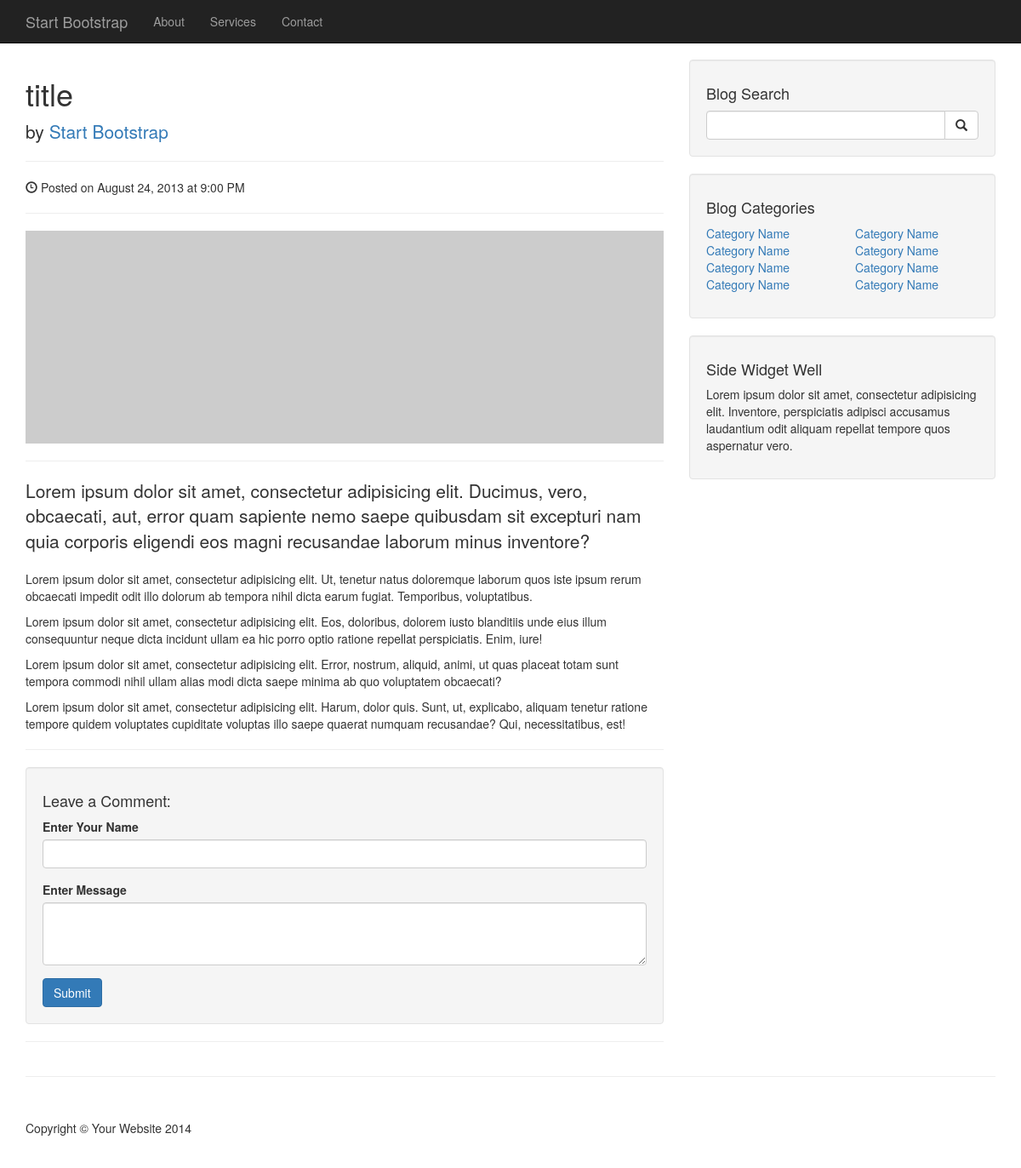
/photo.php?id=8, run on an earlier commit of the app's database.
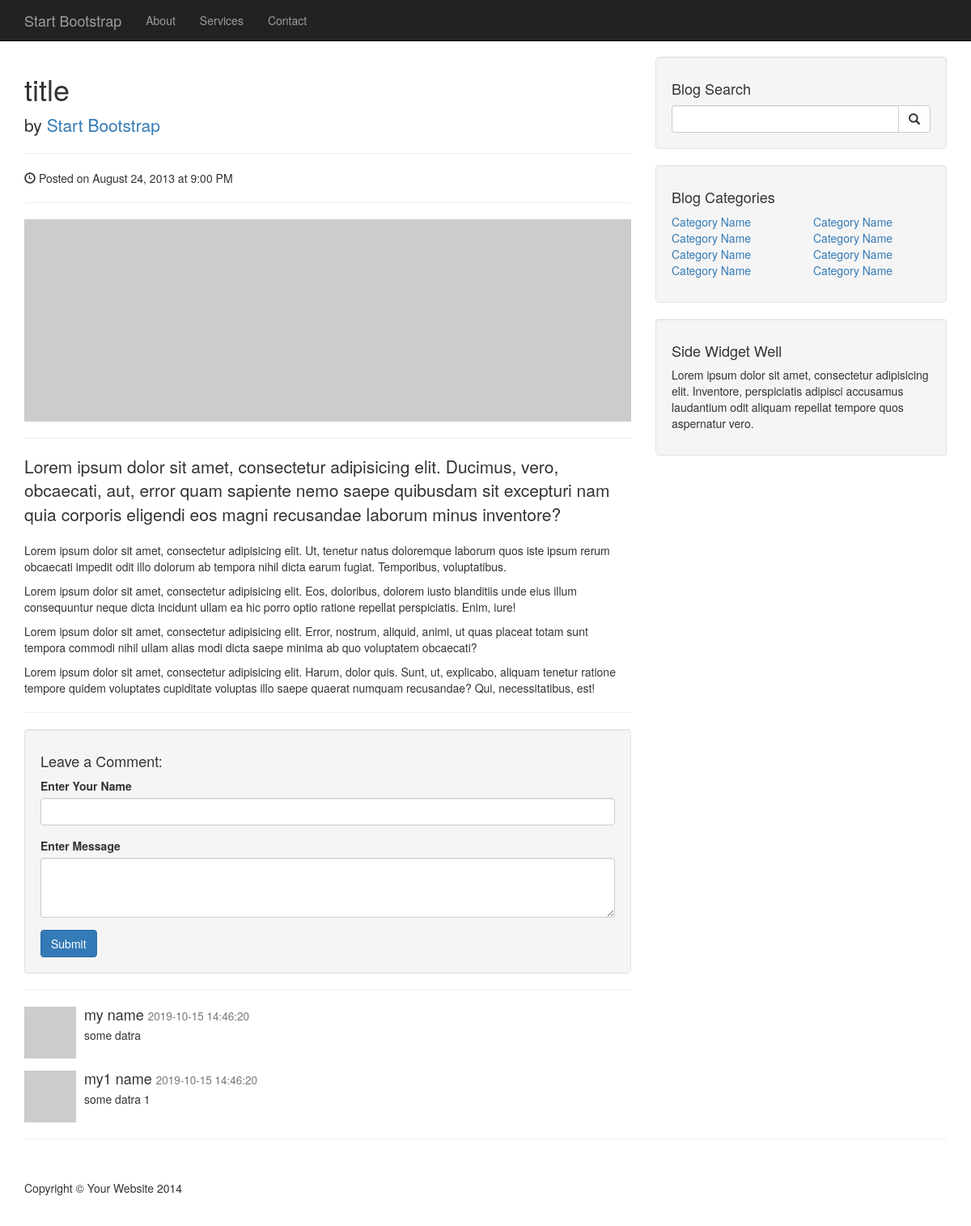
And on a later commit of the database.
### tables this page shows
CREATE TABLE IF NOT EXISTS `comments` (
  `id` int(11) NOT NULL AUTO_INCREMENT,
  `photo_id` int(11) NOT NULL,
  `author` varchar(255) NOT NULL,
  `body` longtext NOT NULL,
  `datetime` datetime NOT NULL DEFAULT CURRENT_TIMESTAMP,
  PRIMARY KEY (`id`),
  KEY `photo_id` (`photo_id`)
);

### admin/includes/database.php (called while the page is built, shortened)
<?php
class Database{
	public $connection;
	public function open_db_connection(){
		$this->connection = new mysqli(DB_HOST,DB_USER,DB_PASS,DB_NAME);
	}
	public function query($sql){
		$result = $this->connection->query($sql);
		return $result;
	}
	public function escape_string($string){
		return $this->connection->real_escape_string(trim($string));
	}
}
$database = new Database();
?>

### admin/includes/db_object.php (called while the page is built, shortened)
<?php
class Db_object{
	public static function find_by_id($id){
	   $result_set_array = static::find_by_query("SELECT * FROM `".static::$db_table."` where `id` = '{$id}'");
	 return !empty($result_set_array) ? array_shift($result_set_array) : false;
	}
	public static function find_by_query($sql){
	    global $database;
		$result_set = $database->query($sql);
	    $object_array = array();
	    while($fh_row = mysqli_fetch_assoc($result_set)){
	        $object_array[]= static::instantiation($fh_row);
	    }
	    return $object_array;
	}
	public static function instantiation($the_record){
	   $thisObject = new $calling_class;
	    foreach($the_record as $the_attribute=>$value){
	        if($thisObject->has_the_attr($the_attribute)){
	                $thisObject->$the_attribute = $value;
	        }
	    }
	    return $thisObject;
	}
	private function has_the_attr($the_attribute){
	    $object_vars = get_object_vars($this);
	    return array_key_exists($the_attribute, $object_vars);
	}
}
?>

### admin/includes/functions.php (called while the page is built, shortened)
<?php
spl_autoload_register(function($class){
	$class = strtolower($class);
	$path = __DIR__.DIRECTORY_SEPARATOR."{$class}.php";
});
?>

### admin/includes/comment.php (called while the page is built, shortened)
<?php
class Comment extends Db_object{
    protected static $db_table = "comments";
    public static function find_the_comments($photo_id = 0){
        global $database;
        $photo_id = $database->escape_string($photo_id);
        $sql="SELECT * FROM ".self::$db_table." where `photo_id` = '{$photo_id}' order by `id` ASC ";
        return self::find_by_query($sql);
    }
}
?>

### photo.php (the view, shortened to what the changed rows need)
<?php
$photo = Photo::find_by_id($_GET["id"]);
$allcomments = Comment::find_the_comments($photo->id);
?><!DOCTYPE html>
<html lang="en">
<head>
    <link href="css/bootstrap.min.css" rel="stylesheet">
    <link href="css/blog-post.css" rel="stylesheet">
</head>
<body>
    <div class="container">
        <div class="row">
            <div class="col-lg-8">
                <h1><?=$photo->title; ?></h1>
                <?php foreach($allcomments as $comment){ ?>
                    <div class="media">
                        <a class="pull-left" href="#">
                            <img class="media-object" src="http://placehold.it/64x64" alt="">
                        </a>
                        <div class="media-body">
                            <h4 class="media-heading"><?php echo $comment->author; ?>
                                <small><?php echo $comment->datetime; ?></small>
                            </h4>
                            <?php echo $comment->body; ?>
                        </div>
                    </div>
                <?php } ?>
            </div>
        </div>
    </div>
</body>
</html>

What changed in the data, as far as the page shows it:
added comments: author "my name", datetime "2019-10-15 14:46:20", body "some datra"
added comments: author "my1 name", datetime "2019-10-15 14:46:20", body "some datra 1"
